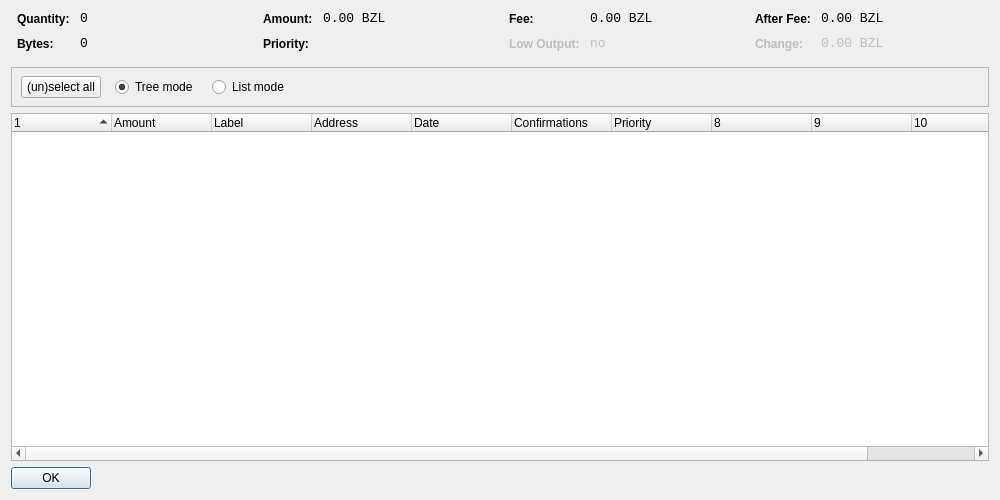
<?xml version="1.0" encoding="UTF-8"?>
<ui version="4.0">
 <class>CoinControlDialog</class>
 <widget class="QDialog" name="CoinControlDialog">
  <property name="geometry">
   <rect>
    <x>0</x>
    <y>0</y>
    <width>1000</width>
    <height>500</height>
   </rect>
  </property>
  <property name="windowTitle">
   <string>Coin Control</string>
  </property>
  <layout class="QVBoxLayout" name="verticalLayout">
   <item>
    <layout class="QHBoxLayout" name="horizontalLayoutTop" stretch="0,0,0,0">
     <property name="topMargin">
      <number>0</number>
     </property>
     <property name="bottomMargin">
      <number>10</number>
     </property>
     <item>
      <layout class="QFormLayout" name="formLayoutCoinControl1">
       <property name="horizontalSpacing">
        <number>10</number>
       </property>
       <property name="verticalSpacing">
        <number>10</number>
       </property>
       <property name="leftMargin">
        <number>6</number>
       </property>
       <property name="rightMargin">
        <number>6</number>
       </property>
       <item row="0" column="0">
        <widget class="QLabel" name="labelCoinControlQuantityText">
         <property name="styleSheet">
          <string notr="true">font-weight:bold;</string>
         </property>
         <property name="text">
          <string>Quantity:</string>
         </property>
        </widget>
       </item>
       <item row="0" column="1">
        <widget class="QLabel" name="labelCoinControlQuantity">
         <property name="font">
          <font>
           <family>Monospace</family>
           <pointsize>10</pointsize>
          </font>
         </property>
         <property name="cursor">
          <cursorShape>IBeamCursor</cursorShape>
         </property>
         <property name="contextMenuPolicy">
          <enum>Qt::ActionsContextMenu</enum>
         </property>
         <property name="text">
          <string notr="true">0</string>
         </property>
         <property name="textInteractionFlags">
          <set>Qt::LinksAccessibleByMouse|Qt::TextSelectableByKeyboard|Qt::TextSelectableByMouse</set>
         </property>
        </widget>
       </item>
       <item row="1" column="0">
        <widget class="QLabel" name="labelCoinControlBytesText">
         <property name="styleSheet">
          <string notr="true">font-weight:bold;</string>
         </property>
         <property name="text">
          <string>Bytes:</string>
         </property>
        </widget>
       </item>
       <item row="1" column="1">
        <widget class="QLabel" name="labelCoinControlBytes">
         <property name="font">
          <font>
           <family>Monospace</family>
           <pointsize>10</pointsize>
          </font>
         </property>
         <property name="cursor">
          <cursorShape>IBeamCursor</cursorShape>
         </property>
         <property name="contextMenuPolicy">
          <enum>Qt::ActionsContextMenu</enum>
         </property>
         <property name="text">
          <string notr="true">0</string>
         </property>
         <property name="textInteractionFlags">
          <set>Qt::LinksAccessibleByMouse|Qt::TextSelectableByKeyboard|Qt::TextSelectableByMouse</set>
         </property>
        </widget>
       </item>
      </layout>
     </item>
     <item>
      <layout class="QFormLayout" name="formLayoutCoinControl2">
       <property name="horizontalSpacing">
        <number>10</number>
       </property>
       <property name="verticalSpacing">
        <number>10</number>
       </property>
       <property name="leftMargin">
        <number>6</number>
       </property>
       <property name="rightMargin">
        <number>6</number>
       </property>
       <item row="0" column="0">
        <widget class="QLabel" name="labelCoinControlAmountText">
         <property name="styleSheet">
          <string notr="true">font-weight:bold;</string>
         </property>
         <property name="text">
          <string>Amount:</string>
         </property>
        </widget>
       </item>
       <item row="0" column="1">
        <widget class="QLabel" name="labelCoinControlAmount">
         <property name="font">
          <font>
           <family>Monospace</family>
           <pointsize>10</pointsize>
          </font>
         </property>
         <property name="cursor">
          <cursorShape>IBeamCursor</cursorShape>
         </property>
         <property name="contextMenuPolicy">
          <enum>Qt::ActionsContextMenu</enum>
         </property>
         <property name="text">
          <string notr="true">0.00 BZL</string>
         </property>
         <property name="textInteractionFlags">
          <set>Qt::LinksAccessibleByMouse|Qt::TextSelectableByKeyboard|Qt::TextSelectableByMouse</set>
         </property>
        </widget>
       </item>
       <item row="1" column="0">
        <widget class="QLabel" name="labelCoinControlPriorityText">
         <property name="styleSheet">
          <string notr="true">font-weight:bold;</string>
         </property>
         <property name="text">
          <string>Priority:</string>
         </property>
        </widget>
       </item>
       <item row="1" column="1">
        <widget class="QLabel" name="labelCoinControlPriority">
         <property name="font">
          <font>
           <family>Monospace</family>
           <pointsize>10</pointsize>
          </font>
         </property>
         <property name="cursor">
          <cursorShape>IBeamCursor</cursorShape>
         </property>
         <property name="contextMenuPolicy">
          <enum>Qt::ActionsContextMenu</enum>
         </property>
         <property name="text">
          <string/>
         </property>
         <property name="textInteractionFlags">
          <set>Qt::LinksAccessibleByMouse|Qt::TextSelectableByKeyboard|Qt::TextSelectableByMouse</set>
         </property>
        </widget>
       </item>
      </layout>
     </item>
     <item>
      <layout class="QFormLayout" name="formLayoutCoinControl3">
       <property name="horizontalSpacing">
        <number>10</number>
       </property>
       <property name="verticalSpacing">
        <number>10</number>
       </property>
       <property name="leftMargin">
        <number>6</number>
       </property>
       <property name="rightMargin">
        <number>6</number>
       </property>
       <item row="0" column="0">
        <widget class="QLabel" name="labelCoinControlFeeText">
         <property name="styleSheet">
          <string notr="true">font-weight:bold;</string>
         </property>
         <property name="text">
          <string>Fee:</string>
         </property>
        </widget>
       </item>
       <item row="0" column="1">
        <widget class="QLabel" name="labelCoinControlFee">
         <property name="font">
          <font>
           <family>Monospace</family>
           <pointsize>10</pointsize>
          </font>
         </property>
         <property name="cursor">
          <cursorShape>IBeamCursor</cursorShape>
         </property>
         <property name="contextMenuPolicy">
          <enum>Qt::ActionsContextMenu</enum>
         </property>
         <property name="text">
          <string notr="true">0.00 BZL</string>
         </property>
         <property name="textInteractionFlags">
          <set>Qt::LinksAccessibleByMouse|Qt::TextSelectableByKeyboard|Qt::TextSelectableByMouse</set>
         </property>
        </widget>
       </item>
       <item row="1" column="0">
        <widget class="QLabel" name="labelCoinControlLowOutputText">
         <property name="enabled">
          <bool>false</bool>
         </property>
         <property name="styleSheet">
          <string notr="true">font-weight:bold;</string>
         </property>
         <property name="text">
          <string>Low Output:</string>
         </property>
        </widget>
       </item>
       <item row="1" column="1">
        <widget class="QLabel" name="labelCoinControlLowOutput">
         <property name="enabled">
          <bool>false</bool>
         </property>
         <property name="font">
          <font>
           <family>Monospace</family>
           <pointsize>10</pointsize>
          </font>
         </property>
         <property name="cursor">
          <cursorShape>IBeamCursor</cursorShape>
         </property>
         <property name="contextMenuPolicy">
          <enum>Qt::ActionsContextMenu</enum>
         </property>
         <property name="text">
          <string notr="true">no</string>
         </property>
         <property name="textInteractionFlags">
          <set>Qt::LinksAccessibleByMouse|Qt::TextSelectableByKeyboard|Qt::TextSelectableByMouse</set>
         </property>
        </widget>
       </item>
      </layout>
     </item>
     <item>
      <layout class="QFormLayout" name="formLayoutCoinControl4">
       <property name="horizontalSpacing">
        <number>10</number>
       </property>
       <property name="verticalSpacing">
        <number>10</number>
       </property>
       <property name="leftMargin">
        <number>6</number>
       </property>
       <property name="rightMargin">
        <number>6</number>
       </property>
       <item row="0" column="0">
        <widget class="QLabel" name="labelCoinControlAfterFeeText">
         <property name="styleSheet">
          <string notr="true">font-weight:bold;</string>
         </property>
         <property name="text">
          <string>After Fee:</string>
         </property>
        </widget>
       </item>
       <item row="0" column="1">
        <widget class="QLabel" name="labelCoinControlAfterFee">
         <property name="font">
          <font>
           <family>Monospace</family>
           <pointsize>10</pointsize>
          </font>
         </property>
         <property name="cursor">
          <cursorShape>IBeamCursor</cursorShape>
         </property>
         <property name="contextMenuPolicy">
          <enum>Qt::ActionsContextMenu</enum>
         </property>
         <property name="text">
          <string notr="true">0.00 BZL</string>
         </property>
         <property name="textInteractionFlags">
          <set>Qt::LinksAccessibleByMouse|Qt::TextSelectableByKeyboard|Qt::TextSelectableByMouse</set>
         </property>
        </widget>
       </item>
       <item row="1" column="0">
        <widget class="QLabel" name="labelCoinControlChangeText">
         <property name="enabled">
          <bool>false</bool>
         </property>
         <property name="styleSheet">
          <string notr="true">font-weight:bold;</string>
         </property>
         <property name="text">
          <string>Change:</string>
         </property>
        </widget>
       </item>
       <item row="1" column="1">
        <widget class="QLabel" name="labelCoinControlChange">
         <property name="enabled">
          <bool>false</bool>
         </property>
         <property name="font">
          <font>
           <family>Monospace</family>
           <pointsize>10</pointsize>
          </font>
         </property>
         <property name="cursor">
          <cursorShape>IBeamCursor</cursorShape>
         </property>
         <property name="contextMenuPolicy">
          <enum>Qt::ActionsContextMenu</enum>
         </property>
         <property name="text">
          <string notr="true">0.00 BZL</string>
         </property>
         <property name="textInteractionFlags">
          <set>Qt::LinksAccessibleByMouse|Qt::TextSelectableByKeyboard|Qt::TextSelectableByMouse</set>
         </property>
        </widget>
       </item>
      </layout>
     </item>
    </layout>
   </item>
   <item>
    <widget class="QFrame" name="frame">
     <property name="minimumSize">
      <size>
       <width>0</width>
       <height>40</height>
      </size>
     </property>
     <property name="frameShape">
      <enum>QFrame::StyledPanel</enum>
     </property>
     <property name="frameShadow">
      <enum>QFrame::Sunken</enum>
     </property>
     <widget class="QWidget" name="horizontalLayoutWidget">
      <property name="geometry">
       <rect>
        <x>10</x>
        <y>0</y>
        <width>781</width>
        <height>41</height>
       </rect>
      </property>
      <layout class="QHBoxLayout" name="horizontalLayoutPanel" stretch="0,0,0,0,0">
       <property name="spacing">
        <number>14</number>
       </property>
       <item>
        <widget class="QPushButton" name="pushButtonSelectAll">
         <property name="sizePolicy">
          <sizepolicy hsizetype="Maximum" vsizetype="Fixed">
           <horstretch>0</horstretch>
           <verstretch>0</verstretch>
          </sizepolicy>
         </property>
         <property name="text">
          <string>(un)select all</string>
         </property>
        </widget>
       </item>
       <item>
        <widget class="QRadioButton" name="radioTreeMode">
         <property name="sizePolicy">
          <sizepolicy hsizetype="Maximum" vsizetype="Fixed">
           <horstretch>0</horstretch>
           <verstretch>0</verstretch>
          </sizepolicy>
         </property>
         <property name="text">
          <string>Tree mode</string>
         </property>
         <property name="checked">
          <bool>true</bool>
         </property>
        </widget>
       </item>
       <item>
        <widget class="QRadioButton" name="radioListMode">
         <property name="sizePolicy">
          <sizepolicy hsizetype="Maximum" vsizetype="Fixed">
           <horstretch>0</horstretch>
           <verstretch>0</verstretch>
          </sizepolicy>
         </property>
         <property name="text">
          <string>List mode</string>
         </property>
        </widget>
       </item>
       <item>
        <spacer name="horizontalSpacer">
         <property name="orientation">
          <enum>Qt::Horizontal</enum>
         </property>
         <property name="sizeHint" stdset="0">
          <size>
           <width>40</width>
           <height>20</height>
          </size>
         </property>
        </spacer>
       </item>
      </layout>
     </widget>
    </widget>
   </item>
   <item>
    <widget class="CoinControlTreeWidget" name="treeWidget">
     <property name="contextMenuPolicy">
      <enum>Qt::CustomContextMenu</enum>
     </property>
     <property name="sortingEnabled">
      <bool>false</bool>
     </property>
     <property name="columnCount">
      <number>11</number>
     </property>
     <attribute name="headerShowSortIndicator" stdset="0">
      <bool>true</bool>
     </attribute>
     <attribute name="headerStretchLastSection">
      <bool>false</bool>
     </attribute>
     <column>
      <property name="text">
       <string/>
      </property>
     </column>
     <column>
      <property name="text">
       <string>Amount</string>
      </property>
     </column>
     <column>
      <property name="text">
       <string>Label</string>
      </property>
     </column>
     <column>
      <property name="text">
       <string>Address</string>
      </property>
     </column>
     <column>
      <property name="text">
       <string>Date</string>
      </property>
     </column>
     <column>
      <property name="text">
       <string>Confirmations</string>
      </property>
      <property name="toolTip">
       <string>Confirmed</string>
      </property>
     </column>
     <column>
      <property name="text">
       <string>Priority</string>
      </property>
     </column>
     <column>
      <property name="text">
       <string/>
      </property>
     </column>
     <column>
      <property name="text">
       <string/>
      </property>
     </column>
     <column>
      <property name="text">
       <string/>
      </property>
     </column>
     <column>
      <property name="text">
       <string/>
      </property>
     </column>
    </widget>
   </item>
   <item>
    <widget class="QDialogButtonBox" name="buttonBox">
     <property name="sizePolicy">
      <sizepolicy hsizetype="Maximum" vsizetype="Fixed">
       <horstretch>0</horstretch>
       <verstretch>0</verstretch>
      </sizepolicy>
     </property>
     <property name="orientation">
      <enum>Qt::Horizontal</enum>
     </property>
     <property name="standardButtons">
      <set>QDialogButtonBox::Ok</set>
     </property>
    </widget>
   </item>
  </layout>
 </widget>
 <customwidgets>
  <customwidget>
   <class>CoinControlTreeWidget</class>
   <extends>QTreeWidget</extends>
   <header>coincontroltreewidget.h</header>
  </customwidget>
 </customwidgets>
 <resources/>
 <connections/>
</ui>
